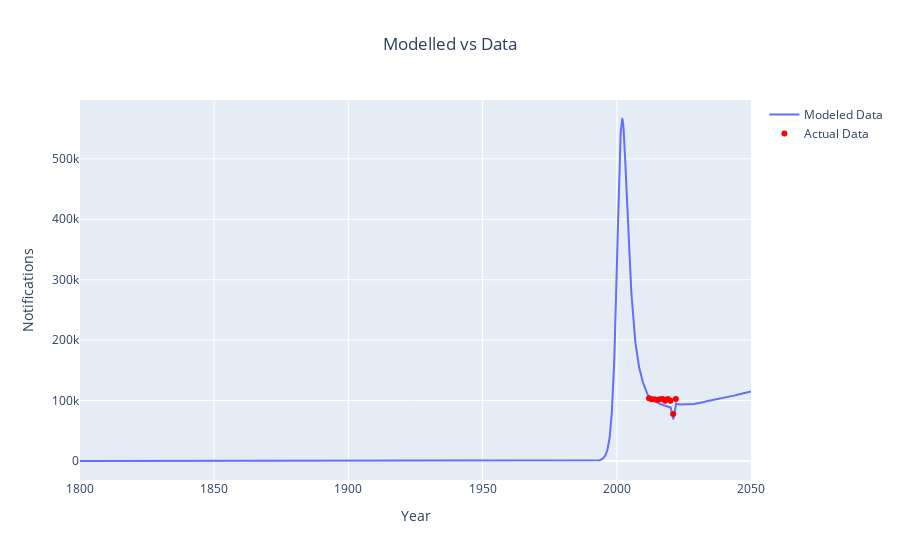

Notebook code for this chart:
### Code cell
plot_model_vs_actual(
    derived_df_0, targets['notification'], "notification", "Notifications", "Modelled vs Data"
)

### Figure 1 — Plotly figure (JSON) as saved in the notebook; plotly's stock layout.template omitted (floating-point values rounded to 4 significant figures; data arrays with more than 128 entries replaced by an {"elided": "..."} marker saying what was removed)
{"data": [{"mode": "lines", "name": "Modeled Data", "type": "scatter", "x": {"elided": "2501 float values"}, "y": {"elided": "2501 float values"}}, {"marker": {"color": "red"}, "mode": "markers", "name": "Actual Data", "type": "scatter", "x": [2012, 2013, 2014, 2015, 2016, 2017, 2018, 2019, 2020, 2021, 2022], "y": [103906, 102196, 102087, 100780, 102097, 102725, 99658, 102503, 99582, 77657, 102479]}], "layout": {"title": {"text": "Modelled vs Data", "x": 0.5}, "xaxis": {"title": {"text": "Year"}}, "yaxis": {"title": {"text": "Notifications"}}}}
